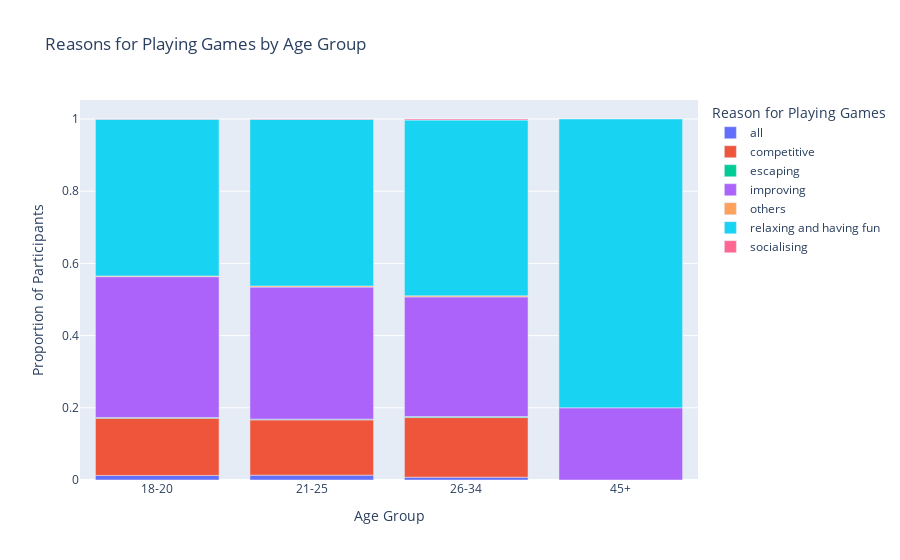

Notebook code for this chart:
### Code cell
import pandas as pd
import plotly.express as px
from scipy.stats import chi2_contingency

# Define age groups
def get_age_group(age):
    if age >= 18 and age <= 20:
        return '18-20'
    elif age >= 21 and age <= 25:
        return '21-25'
    elif age >= 26 and age <= 34:
        return '26-34'
    elif age >= 45 :
        return '45+'

# Group the data by 'whyplay_category' and 'age_group' and calculate counts
df['age_group'] = df['Age'].apply(get_age_group)
reason_age_group = df.groupby(['whyplay_category_2', 'age_group']).size().reset_index(name='Count')

# Calculate total counts for each age group
total_counts = reason_age_group.groupby('age_group')['Count'].sum().reset_index(name='Total')

# Merge total counts with reason_age_group
reason_age_group = reason_age_group.merge(total_counts, on='age_group')

# Calculate proportion of each reason for playing games within each age group
reason_age_group['Proportion'] = reason_age_group['Count'] / reason_age_group['Total']

# Create a grouped bar plot
fig = px.bar(reason_age_group, x='age_group', y='Proportion', color='whyplay_category_2',
             title='Reasons for Playing Games by Age Group',
             labels={'age_group': 'Age Group', 'Proportion': 'Proportion of Participants',
                     'whyplay_category_2': 'Reason for Playing Games'})

# Chi-square test
observed = pd.crosstab(df['whyplay_category_2'], df['age_group'])
chi2, p, dof, expected = chi2_contingency(observed)
print("Chi-square statistic:", chi2)
print("p-value:", p)

# Display the grouped bar plot
fig.show()

### Figure 1 — Plotly figure (JSON) as saved in the notebook; plotly's stock layout.template omitted (floating-point values rounded to 4 significant figures)
{"data": [{"alignmentgroup": "True", "hovertemplate": "Reason for Playing Games=all<br>Age Group=%{x}<br>Proportion of Participants=%{y}<extra></extra>", "legendgroup": "all", "marker": {"color": "#636efa", "pattern": {"shape": ""}}, "name": "all", "offsetgroup": "all", "orientation": "v", "showlegend": true, "textposition": "auto", "type": "bar", "x": ["18-20", "21-25", "26-34"], "xaxis": "x", "y": [0.01273, 0.01348, 0.007729], "yaxis": "y"}, {"alignmentgroup": "True", "hovertemplate": "Reason for Playing Games=competitive<br>Age Group=%{x}<br>Proportion of Participants=%{y}<extra></extra>", "legendgroup": "competitive", "marker": {"color": "#EF553B", "pattern": {"shape": ""}}, "name": "competitive", "offsetgroup": "competitive", "orientation": "v", "showlegend": true, "textposition": "auto", "type": "bar", "x": ["18-20", "21-25", "26-34"], "xaxis": "x", "y": [0.1584, 0.1531, 0.1652], "yaxis": "y"}, {"alignmentgroup": "True", "hovertemplate": "Reason for Playing Games=escaping<br>Age Group=%{x}<br>Proportion of Participants=%{y}<extra></extra>", "legendgroup": "escaping", "marker": {"color": "#00cc96", "pattern": {"shape": ""}}, "name": "escaping", "offsetgroup": "escaping", "orientation": "v", "showlegend": true, "textposition": "auto", "type": "bar", "x": ["18-20", "21-25", "26-34"], "xaxis": "x", "y": [0.00198, 0.002056, 0.002899], "yaxis": "y"}, {"alignmentgroup": "True", "hovertemplate": "Reason for Playing Games=improving<br>Age Group=%{x}<br>Proportion of Participants=%{y}<extra></extra>", "legendgroup": "improving", "marker": {"color": "#ab63fa", "pattern": {"shape": ""}}, "name": "improving", "offsetgroup": "improving", "orientation": "v", "showlegend": true, "textposition": "auto", "type": "bar", "x": ["18-20", "21-25", "26-34", "45+"], "xaxis": "x", "y": [0.39, 0.3658, 0.3314, 0.2], "yaxis": "y"}, {"alignmentgroup": "True", "hovertemplate": "Reason for Playing Games=others<br>Age Group=%{x}<br>Proportion of Participants=%{y}<extra></extra>", "legendgroup": "others", "marker": {"color": "#FFA15A", "pattern": {"shape": ""}}, "name": "others", "offsetgroup": "others", "orientation": "v", "showlegend": true, "textposition": "auto", "type": "bar", "x": ["18-20", "21-25", "26-34"], "xaxis": "x", "y": [0.002121, 0.00297, 0.002899], "yaxis": "y"}, {"alignmentgroup": "True", "hovertemplate": "Reason for Playing Games=relaxing and having fun<br>Age Group=%{x}<br>Proportion of Participants=%{y}<extra></extra>", "legendgroup": "relaxing and having fun", "marker": {"color": "#19d3f3", "pattern": {"shape": ""}}, "name": "relaxing and having fun", "offsetgroup": "relaxing and having fun", "orientation": "v", "showlegend": true, "textposition": "auto", "type": "bar", "x": ["18-20", "21-25", "26-34", "45+"], "xaxis": "x", "y": [0.434, 0.4615, 0.487, 0.8], "yaxis": "y"}, {"alignmentgroup": "True", "hovertemplate": "Reason for Playing Games=socialising<br>Age Group=%{x}<br>Proportion of Participants=%{y}<extra></extra>", "legendgroup": "socialising", "marker": {"color": "#FF6692", "pattern": {"shape": ""}}, "name": "socialising", "offsetgroup": "socialising", "orientation": "v", "showlegend": true, "textposition": "auto", "type": "bar", "x": ["18-20", "21-25", "26-34"], "xaxis": "x", "y": [0.0007071, 0.001142, 0.002899], "yaxis": "y"}], "layout": {"barmode": "relative", "legend": {"title": {"text": "Reason for Playing Games"}, "tracegroupgap": 0}, "title": {"text": "Reasons for Playing Games by Age Group"}, "xaxis": {"anchor": "y", "domain": [0, 1], "title": {"text": "Age Group"}}, "yaxis": {"anchor": "x", "domain": [0, 1], "title": {"text": "Proportion of Participants"}}}}
